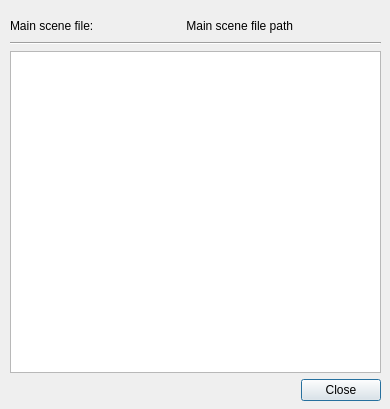
<?xml version="1.0" encoding="UTF-8"?>
<ui version="4.0">
 <class>ShowTaskResourceDialog</class>
 <widget class="QDialog" name="ShowTaskResourceDialog">
  <property name="geometry">
   <rect>
    <x>0</x>
    <y>0</y>
    <width>390</width>
    <height>409</height>
   </rect>
  </property>
  <property name="windowTitle">
   <string>Dialog</string>
  </property>
  <widget class="QWidget" name="verticalLayoutWidget">
   <property name="geometry">
    <rect>
     <x>10</x>
     <y>10</y>
     <width>371</width>
     <height>391</height>
    </rect>
   </property>
   <layout class="QVBoxLayout" name="verticalLayout">
    <property name="spacing">
     <number>6</number>
    </property>
    <item>
     <layout class="QHBoxLayout" name="horizontalLayout">
      <property name="spacing">
       <number>0</number>
      </property>
      <property name="topMargin">
       <number>6</number>
      </property>
      <item>
       <widget class="QLabel" name="label">
        <property name="frameShape">
         <enum>QFrame::NoFrame</enum>
        </property>
        <property name="frameShadow">
         <enum>QFrame::Plain</enum>
        </property>
        <property name="text">
         <string>Main scene file: </string>
        </property>
        <property name="textFormat">
         <enum>Qt::PlainText</enum>
        </property>
       </widget>
      </item>
      <item>
       <spacer name="horizontalSpacer">
        <property name="orientation">
         <enum>Qt::Horizontal</enum>
        </property>
        <property name="sizeHint" stdset="0">
         <size>
          <width>40</width>
          <height>20</height>
         </size>
        </property>
       </spacer>
      </item>
      <item>
       <widget class="QLabel" name="mainSceneFileLabel">
        <property name="frameShape">
         <enum>QFrame::NoFrame</enum>
        </property>
        <property name="frameShadow">
         <enum>QFrame::Plain</enum>
        </property>
        <property name="text">
         <string>Main scene file path</string>
        </property>
        <property name="alignment">
         <set>Qt::AlignRight|Qt::AlignTrailing|Qt::AlignVCenter</set>
        </property>
       </widget>
      </item>
      <item>
       <spacer name="horizontalSpacer_2">
        <property name="orientation">
         <enum>Qt::Horizontal</enum>
        </property>
        <property name="sizeHint" stdset="0">
         <size>
          <width>40</width>
          <height>20</height>
         </size>
        </property>
       </spacer>
      </item>
     </layout>
    </item>
    <item>
     <widget class="Line" name="line">
      <property name="orientation">
       <enum>Qt::Horizontal</enum>
      </property>
     </widget>
    </item>
    <item>
     <widget class="QTreeWidget" name="folderTreeView">
      <property name="autoExpandDelay">
       <number>-1</number>
      </property>
      <property name="animated">
       <bool>false</bool>
      </property>
      <property name="wordWrap">
       <bool>false</bool>
      </property>
      <property name="topLevelItemCount" stdset="0">
       <number>0</number>
      </property>
      <attribute name="headerVisible">
       <bool>false</bool>
      </attribute>
      <attribute name="headerMinimumSectionSize">
       <number>0</number>
      </attribute>
      <column>
       <property name="text">
        <string notr="true">1</string>
       </property>
      </column>
     </widget>
    </item>
    <item>
     <layout class="QHBoxLayout" name="horizontalLayout_3">
      <item>
       <spacer name="horizontalSpacer_3">
        <property name="orientation">
         <enum>Qt::Horizontal</enum>
        </property>
        <property name="sizeHint" stdset="0">
         <size>
          <width>40</width>
          <height>20</height>
         </size>
        </property>
       </spacer>
      </item>
      <item>
       <widget class="QPushButton" name="closeButton">
        <property name="text">
         <string>Close</string>
        </property>
       </widget>
      </item>
     </layout>
    </item>
   </layout>
  </widget>
 </widget>
 <resources/>
 <connections/>
</ui>
